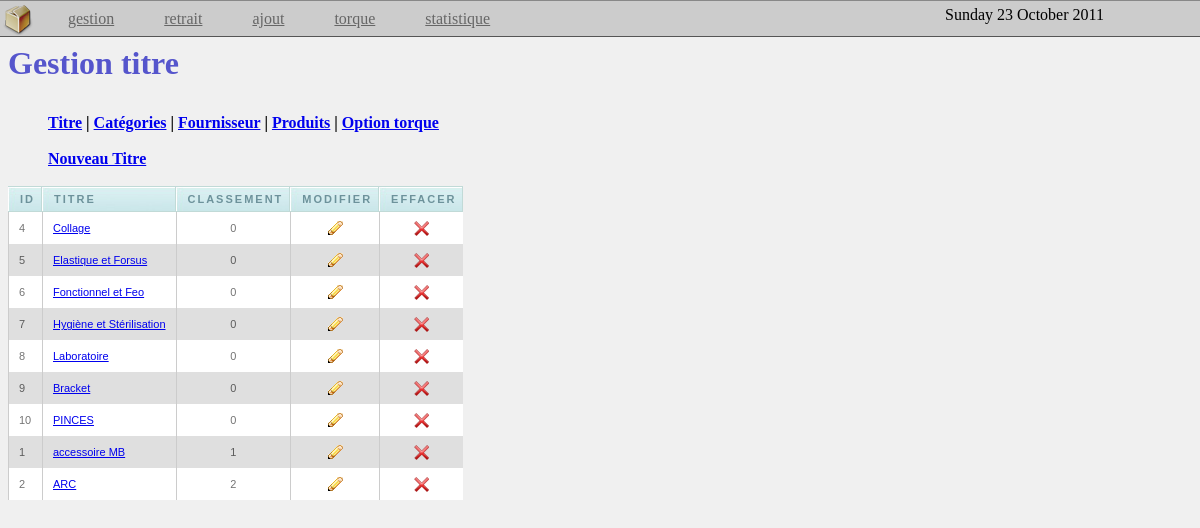
The app's page /gestion/titre.php with its own data.
### tables this page shows
CREATE TABLE IF NOT EXISTS `titre` (
  `id_titre` int(10) NOT NULL AUTO_INCREMENT,
  `titre` varchar(255) NOT NULL,
  `classement` int(10) NOT NULL,
  PRIMARY KEY (`id_titre`)
);

### config.php (called while the page is built, shortened)
<?php
$server = "localhost";
$user = "root";
$pwd = "root";
$bdd = "stock";
?>

### db.class.php (called while the page is built, shortened)
<?php
include("config.php");
class db
{
	public function __construct()
			{
			global $server, $user, $pwd, $bdd;
			$this->ide = mysql_connect($server,$user,$pwd);
			}
	public function row ()
			{
			return mysql_fetch_object($this->resultat);
			}
	public function findquery($query)
			{
			$this->requete = "$query";
			$this->resultat = mysql_query($this->requete,$this->ide);
			return $this->resultat;
			}
}
?>

### gestion/titre.php (the view, shortened to what this page needs)
<?php
require("../config.php");
require_once("../db.class.php");
$dadate = strftime("%A %d %B %Y");
$texto = "<!DOCTYPE html PUBLIC \"-//W3C//DTD XHTML 1.0 Transitional//EN\"
	\"http://www.w3.org/TR/xhtml1/DTD/xhtml1-transitional.dtd\">";
$texto .= "<html xmlns=\"http://www.w3.org/1777/xhtml\"
	    xml:lang=\"fr\"
	    lang=\"fr\"
	    dir=\"ltr\">
<head>
<link rel=\"stylesheet\" href=\"../style.css\" type=\"text/css\" media=\"screen\" />
<meta content=\"text/html; Charset=UTF-8\" http-equiv=\"Content-Type\" />
<title>
Gestion Stock en ligne: titre
</title>
</head>
<SCRIPT LANGUAGE=\"JavaScript\">
<!--
	function foc(){
	  document.formu.titre.focus();
}
-->
</SCRIPT>
<body  OnLoad='foc()'>";
include('../menu.php');
$texto .="<div style=\"padding:8px\">";
$texto .="<h1>Gestion titre</h1>\n";
$texto.= "<div><ul class=\"menu\">";
include('./minimenu.php');
$texto.= "<ul class=\"menu\"><li class=\"menu\" ><a href=\"./titre?action=add\" >Nouveau Titre</a></li></ul>
			</div><br />";
$action=(isset($_POST['action']))?$_POST['action']:"";
switch($action){
	default;
	$reqpre = new db();
	$say = $reqpre->findquery("SELECT * FROM  `titre` WHERE 1 ORDER BY classement");
	$texto.= "<table cellspacing=\"0\" class=\"listing\"><tr><th class=\"listingtitre\">id</th><th class=\"listingtitre\">Titre</th><th class=\"listingtitre\">classement</th><th class=\"listingtitre\">modifier</th><th class=\"listingtitre\">effacer</th></tr>\n";
	$nblignemax = 1;
	while($titre = $reqpre->row()){
	$cololign = (($nblignemax%2 == 0)?"":"class=\"alt\"");
	$texto .= "<tr $cololign><td> $titre->id_titre</td><td><a href='categorie?action=only&id=" .  $titre->id_titre . "'> $titre->titre</a></td><td align='center'> $titre->classement</td><td align='center'><a href='titre?action=modif&id=" .  $titre->id_titre . "'><img border='0' src='../img/pencil.gif' alt='modif'></a></td><td align='center'><a href='titre?action=eff&id=" .  $titre->id_titre . "'><img border='0' src='../img/erase.png' alt='efface'></a></td></tr>\n";
	$nblignemax++;}
	$texto .= "</table>";
	break;
}
$texto .= "</div></body></html>";
echo $texto;
?>

### style.css (style rules this page uses)
body { margin:0px; font-family: sans-serif; background-color:#F0F0F0; }
h1 { font-family: Verdana; color:#5555CC; text-decoration:none; height:48px; margin-top:0px; }
ul.menu, li.menu { font-family: Verdana; font-weight: bold; display: inline; }
th { font: bold 11px Verdana, Arial, Helvetica,sans-serif; color: #6D929B; border-right: 1px solid #C1DAD7; border-bottom: 1px solid #C1DAD7; border-top: 1px solid #C1DAD7; letter-spacing: 2px; text-transform: uppercase; text-align: left; padding: 6px 6px 6px 12px; }
th.listingtitre { background: #CAE8EA url(./img/bg_headertit.jpg) no-repeat; }
tr { font-family :Verdana, Arial, Helvetica,sans-serif; font-size: 11px; border-left: 1px solid #5C5C5C; border-right: 1px solid #5C5C5C; background: #DFDFDF; padding: 6px 6px 6px 12px; color: #5C5C5C; }
td { height:30px; border-bottom: 0px solid #C1DAD7; padding-left: 10px; padding-right: 10px; border-left: 1px solid #CCC; }
tr.alt { background: #fff; color: #747474; }

### records on screen
titre: id_titre "4", titre "Collage", classement "0"
titre: id_titre "5", titre "Elastique et Forsus", classement "0"
titre: id_titre "6", titre "Fonctionnel et Feo", classement "0"
titre: id_titre "7", titre "Hygiène et Stérilisation", classement "0"
titre: id_titre "8", titre "Laboratoire", classement "0"
titre: id_titre "9", titre "Bracket", classement "0"
titre: id_titre "10", titre "PINCES", classement "0"
titre: id_titre "1", titre "accessoire MB", classement "1"
titre: id_titre "2", titre "ARC", classement "2"

### other values on screen
$dadate "Sunday 23 October 2011"
